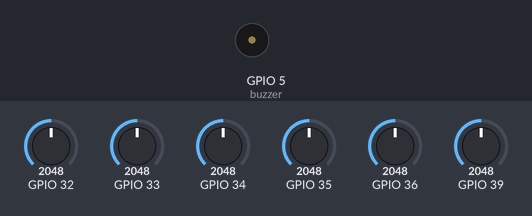
This sketch was run on a simulated ESP32. Shown: buzzer (waves = sounding). Inputs (shaded band) come from the test bench; at power-on: GPIO 32 = 2048, GPIO 33 = 2048, GPIO 34 = 2048, GPIO 35 = 2048, GPIO 36 = 2048, GPIO 39 = 2048. WiFi joins after 1.5 s; servers stay silent unless stated; what the sketch prints to the serial monitor is not drawn.

Above: at 0.1 s.
At 4.1 s:
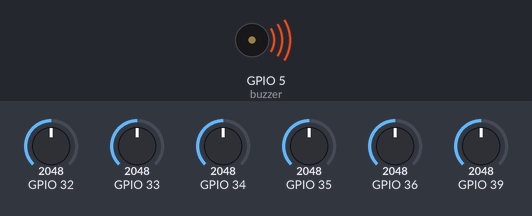
Timing chart, 0 to 5.6 s (numbered marks = the images above):
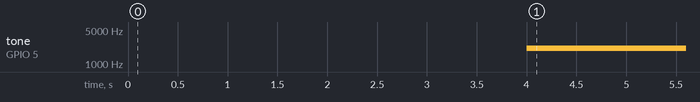

The sketch:

esp32_piano.ino
```cpp
#include <WiFi.h>
#include <HTTPClient.h>
#include <ArduinoJson.h>

const char* ssid = "SmeTeste";
const char* password = "npaz5072";

short frequencies[8][7] = {
  {33, 37, 41, 43, 49, 55, 61}, // oitava 1     Inaudível
  {65, 73, 82, 87, 98, 110, 123}, // oitava 2   Inaudível
  {131, 147, 165, 174, 196, 220, 247}, // oitava 3 Ruim
  {261, 293, 329, 349, 392, 440, 494}, // oitava 4 OK
  {523, 587, 659, 698, 784, 880, 987}, // oitava 5 OK
  {1046, 1174, 1318, 1397, 1568, 1760, 1975}, // oitava 6 OK
  {2093, 2349, 2637, 2794, 3136, 3520, 3951}, // oitava 7 OK PADRÃO
  {4186, 4698, 5274, 5587, 6272, 7040, 7902}  // oitava 8 OK, mas tenho medo de aumentar além
};

//Default Values
short C = 2093;
short D = 2394;
short E = 2637;
short F = 2794;
short G = 3136;
short A = 3520;
short B = 3951;

//settando tresholds para os pinos
int set_ldr_treshold(short pin){
  int sensorValue = analogRead(pin);
  int treshold = sensorValue + 800;
  if (treshold > 4095){
    treshold = 4095;
  }
  return treshold;
}

int A0Treshold = set_ldr_treshold(36);
int A3Treshold = set_ldr_treshold(39);
int A6Treshold = set_ldr_treshold(34);
int A7Treshold = set_ldr_treshold(35);
int A4Treshold = set_ldr_treshold(32);
int A5Treshold = set_ldr_treshold(33);

int sensorValueA0 = 0;
int sensorValueA3 = 0;
int sensorValueA6 = 0;
int sensorValueA7 = 0;
int sensorValueA4 = 0;
int sensorValueA5 = 0;

int flag = 35;
int flag_geral = 0;

char buzzer = 5; //insira o pin do digital output aqui
char noteDuration = 50;//insira duração da nota

//ledc, estava causando erros estranhos se eu n setasse
int freq = 2000;
int channel = 0;
int duty_cycle_res = 8;

TaskHandle_t wifi_task, make_sound;

void setup() {
  Serial.begin(115200);
  ledcSetup(channel, freq, duty_cycle_res);
  ledcAttachPin(buzzer, channel);
  delay(4000);
  //Serial.printf("SETUP esta rodando no core %d \n", xPortGetCoreID());

  xTaskCreatePinnedToCore(
    make_get_request,  // func
    "wifi_connection", // nome da task
    10000,             // tamanho do stack
    NULL,              // parâmetros da func
    0,                 // prioridade da task
    &wifi_task,        // referência ao task handler
    0);                // core em que irá rodar

  xTaskCreatePinnedToCore(
    makeSound,     // func
    "buzzer_play", // nome da task
    10000,         // tamanho do stack
    NULL,          // parâmetros da func
    0,             // prioridade da task
    &make_sound,   // referência ao task handler
    1);            // core em que irá rodar
}


void loop() {
  delay(10000);
}

void makeSound(void * parameter){
  while(true){
    flag_geral = 0;
    sensorValueA0 = analogRead(36);
    //Serial.println(sensorValueA0);
    if (sensorValueA0 >= A0Treshold){
      Serial.println("A0");
      if (flag != 0){
        noTone(buzzer);
        tone(buzzer, A);
      }
      flag = 0;
    }else{
      flag_geral += 1;
      //noTone(buzzer);
    };

    sensorValueA3 = analogRead(39);
    if (sensorValueA3 >= A3Treshold){
      Serial.println("A3");
      if (flag != 3){
        noTone(buzzer);
        tone(buzzer, G);
      }
      flag = 3;
    }else{
      flag_geral += 1;
      //noTone(buzzer);
    };

    sensorValueA6 = analogRead(34);
    if (sensorValueA6 >= A6Treshold){
      Serial.println("A6");
      if (flag != 6){
        noTone(buzzer);
        tone(buzzer, F);
      }
      flag = 6;
    }else{
      flag_geral += 1;
      //noTone(buzzer);
    };

    sensorValueA7 = analogRead(35);
    if (sensorValueA7 >= A7Treshold){
      Serial.println("A7");
      if (flag != 7){
        noTone(buzzer);
        tone(buzzer, E);
      }
      flag = 7;
    }else{
      flag_geral += 1;
      //noTone(buzzer);
    };

    sensorValueA4 = analogRead(32);
    if (sensorValueA4 >= A4Treshold){
      Serial.println("A4");
      if (flag != 4){
        noTone(buzzer);
        tone(buzzer, D);
      }
      flag = 4;
    }else{
      flag_geral += 1;
      //noTone(buzzer);
    };

    sensorValueA5 = analogRead(33);
    if (sensorValueA5 >= A5Treshold){
      Serial.println("A5");
      if (flag != 5){
        noTone(buzzer);
        tone(buzzer, C);
      }
      flag = 5;
    }else{
      flag_geral += 1;
      //noTone(buzzer);
    };
    delay(noteDuration);
    if (flag_geral == 6){
      flag = 35;
      noTone(buzzer);
    }
  }
}

void make_get_request(void * parameter){
  //Serial.printf("task do wifi esta rodando no core %d \n", xPortGetCoreID());
  while(true){
    WiFi.begin(ssid, password);
    while(WiFi.status() != WL_CONNECTED){
      delay(1000);
      //Serial.println("Connecting to WiFi..");
    }
    Serial.println("Connection succeeded!!!!");
    while(true){
      if ((WiFi.status() == WL_CONNECTED)) {
        HTTPClient http;

        http.begin("https://sme-integracao.azurewebsites.net/frequencia");
        int httpCode = http.GET();
        StaticJsonDocument<200> doc;

        if (httpCode > 0) {
          String payload = http.getString();
          Serial.println(httpCode);
          Serial.println(payload);
          DeserializationError erro = deserializeJson(doc, payload);

          int frequencia = doc["frequenciaNota"];
          Serial.println(frequencia);

          switch_frequency(frequencia);
        }
        else {
          //Serial.println("Error on HTTP request");
        }
        http.end();
      }
      else{
        WiFi.begin(ssid, password);
        while(WiFi.status() != WL_CONNECTED){
          delay(1000);
          //Serial.println("Connecting to WiFi..");
        }
        Serial.println("Connection succeeded!!!!");
      }
    }
    //Serial.println("WIFI DISCONNECTED");
    WiFi.disconnect();
    delay(10000);
  }
}

void switch_frequency(int S){
  if (S >= 0 && S <= 7){
    C = frequencies[S][0];
    D = frequencies[S][1];
    E = frequencies[S][2];
    F = frequencies[S][3];
    G = frequencies[S][4];
    A = frequencies[S][5];
    B = frequencies[S][6];
  }else{
    //Serial.println("Oitava não disponível.");
  }
}
```

Measured:
- by itself, tone on GPIO 5 (buzzer): silent → 2093 Hz at 4.0 s
